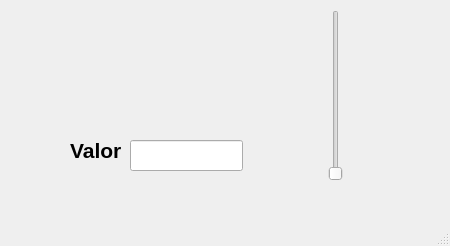
<?xml version="1.0" encoding="UTF-8"?>
<ui version="4.0">
 <class>MainWindow</class>
 <widget class="QMainWindow" name="MainWindow">
  <property name="geometry">
   <rect>
    <x>0</x>
    <y>0</y>
    <width>450</width>
    <height>246</height>
   </rect>
  </property>
  <property name="windowTitle">
   <string>MainWindow</string>
  </property>
  <widget class="QWidget" name="centralwidget">
   <widget class="QLineEdit" name="txt_valor">
    <property name="geometry">
     <rect>
      <x>130</x>
      <y>140</y>
      <width>113</width>
      <height>31</height>
     </rect>
    </property>
    <property name="font">
     <font>
      <pointsize>16</pointsize>
      <bold>true</bold>
     </font>
    </property>
    <property name="text">
     <string/>
    </property>
    <property name="alignment">
     <set>Qt::AlignCenter</set>
    </property>
   </widget>
   <widget class="QLabel" name="label">
    <property name="geometry">
     <rect>
      <x>70</x>
      <y>140</y>
      <width>51</width>
      <height>21</height>
     </rect>
    </property>
    <property name="font">
     <font>
      <pointsize>16</pointsize>
      <bold>true</bold>
     </font>
    </property>
    <property name="text">
     <string>Valor:</string>
    </property>
   </widget>
   <widget class="QSlider" name="verticalSlider">
    <property name="geometry">
     <rect>
      <x>310</x>
      <y>10</y>
      <width>51</width>
      <height>171</height>
     </rect>
    </property>
    <property name="orientation">
     <enum>Qt::Vertical</enum>
    </property>
   </widget>
  </widget>
  <widget class="QMenuBar" name="menubar">
   <property name="geometry">
    <rect>
     <x>0</x>
     <y>0</y>
     <width>450</width>
     <height>24</height>
    </rect>
   </property>
  </widget>
  <widget class="QStatusBar" name="statusbar"/>
 </widget>
 <resources/>
 <connections/>
</ui>
